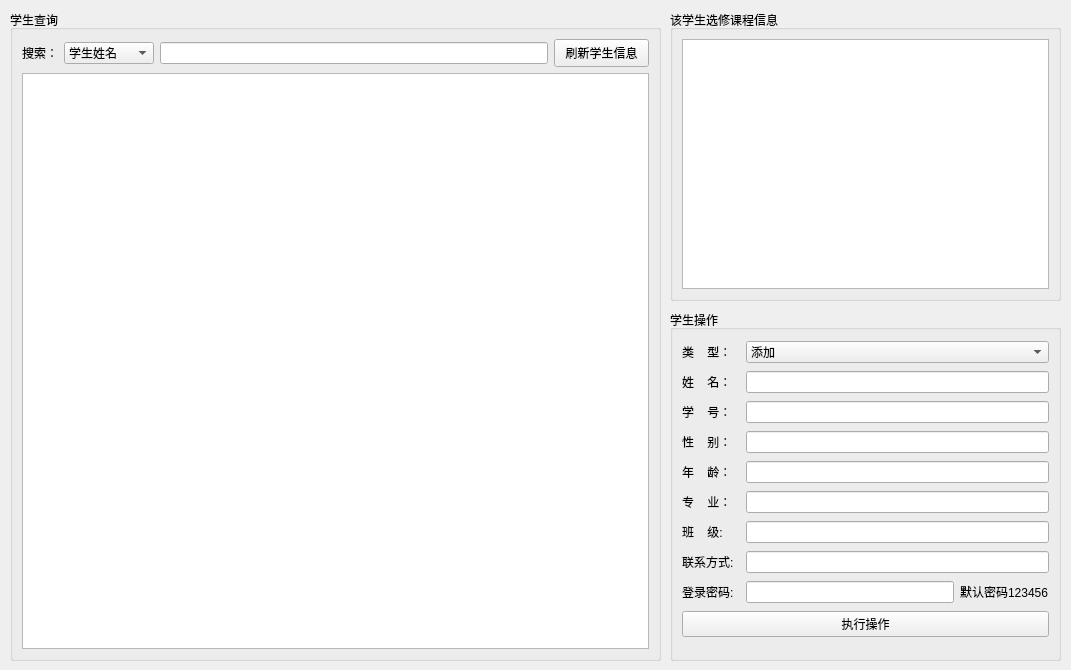
<?xml version="1.0" encoding="UTF-8"?>
<ui version="4.0">
 <class>StuManage</class>
 <widget class="QWidget" name="StuManage">
  <property name="geometry">
   <rect>
    <x>0</x>
    <y>0</y>
    <width>1071</width>
    <height>670</height>
   </rect>
  </property>
  <property name="windowTitle">
   <string>Form</string>
  </property>
  <widget class="QGroupBox" name="groupBox_3">
   <property name="geometry">
    <rect>
     <x>670</x>
     <y>310</y>
     <width>391</width>
     <height>351</height>
    </rect>
   </property>
   <property name="title">
    <string>学生操作</string>
   </property>
   <layout class="QGridLayout" name="gridLayout_2">
    <item row="7" column="0">
     <widget class="QLabel" name="label_10">
      <property name="text">
       <string>联系方式:</string>
      </property>
     </widget>
    </item>
    <item row="0" column="0">
     <widget class="QLabel" name="label">
      <property name="text">
       <string>类    型：</string>
      </property>
     </widget>
    </item>
    <item row="3" column="0">
     <widget class="QLabel" name="label_4">
      <property name="text">
       <string>性    别：</string>
      </property>
     </widget>
    </item>
    <item row="1" column="0">
     <widget class="QLabel" name="label_2">
      <property name="text">
       <string>姓    名：</string>
      </property>
     </widget>
    </item>
    <item row="2" column="0">
     <widget class="QLabel" name="label_3">
      <property name="text">
       <string>学    号：</string>
      </property>
     </widget>
    </item>
    <item row="5" column="0">
     <widget class="QLabel" name="label_6">
      <property name="text">
       <string>专    业：</string>
      </property>
     </widget>
    </item>
    <item row="4" column="0">
     <widget class="QLabel" name="label_5">
      <property name="text">
       <string>年    龄：</string>
      </property>
     </widget>
    </item>
    <item row="6" column="0">
     <widget class="QLabel" name="label_7">
      <property name="text">
       <string>班    级:</string>
      </property>
     </widget>
    </item>
    <item row="8" column="2">
     <widget class="QLineEdit" name="lineEdit_Pwd"/>
    </item>
    <item row="8" column="0">
     <widget class="QLabel" name="label_11">
      <property name="text">
       <string>登录密码:</string>
      </property>
     </widget>
    </item>
    <item row="8" column="3">
     <widget class="QLabel" name="label_12">
      <property name="text">
       <string>默认密码123456</string>
      </property>
     </widget>
    </item>
    <item row="7" column="2" colspan="2">
     <widget class="QLineEdit" name="lineEdit_ContactInfo"/>
    </item>
    <item row="9" column="0" colspan="4">
     <widget class="QPushButton" name="btn_Act">
      <property name="text">
       <string>执行操作</string>
      </property>
     </widget>
    </item>
    <item row="6" column="2" colspan="2">
     <widget class="QLineEdit" name="lineEdit_Class"/>
    </item>
    <item row="5" column="2" colspan="2">
     <widget class="QLineEdit" name="lineEdit_Major"/>
    </item>
    <item row="4" column="2" colspan="2">
     <widget class="QLineEdit" name="lineEdit_Age"/>
    </item>
    <item row="3" column="2" colspan="2">
     <widget class="QLineEdit" name="lineEdit_Sex"/>
    </item>
    <item row="2" column="2" colspan="2">
     <widget class="QLineEdit" name="lineEdit_No"/>
    </item>
    <item row="1" column="2" colspan="2">
     <widget class="QLineEdit" name="lineEdit_Name"/>
    </item>
    <item row="0" column="2" colspan="2">
     <widget class="QComboBox" name="comboBox_ActType">
      <item>
       <property name="text">
        <string>添加</string>
       </property>
      </item>
      <item>
       <property name="text">
        <string>修改</string>
       </property>
      </item>
      <item>
       <property name="text">
        <string>删除</string>
       </property>
      </item>
     </widget>
    </item>
   </layout>
  </widget>
  <widget class="QGroupBox" name="groupBox_1">
   <property name="geometry">
    <rect>
     <x>10</x>
     <y>10</y>
     <width>651</width>
     <height>651</height>
    </rect>
   </property>
   <property name="title">
    <string>学生查询</string>
   </property>
   <layout class="QGridLayout" name="gridLayout">
    <item row="0" column="0">
     <widget class="QLabel" name="label_8">
      <property name="text">
       <string>搜索：</string>
      </property>
     </widget>
    </item>
    <item row="0" column="1">
     <widget class="QComboBox" name="comboBox_SearchType">
      <property name="minimumSize">
       <size>
        <width>90</width>
        <height>21</height>
       </size>
      </property>
      <property name="maximumSize">
       <size>
        <width>130</width>
        <height>16777215</height>
       </size>
      </property>
      <item>
       <property name="text">
        <string>学生姓名</string>
       </property>
      </item>
      <item>
       <property name="text">
        <string>学生学号</string>
       </property>
      </item>
     </widget>
    </item>
    <item row="0" column="2">
     <widget class="QLineEdit" name="lineEdit_Search"/>
    </item>
    <item row="0" column="3">
     <widget class="QPushButton" name="btn_Fresh">
      <property name="minimumSize">
       <size>
        <width>95</width>
        <height>28</height>
       </size>
      </property>
      <property name="text">
       <string>刷新学生信息</string>
      </property>
     </widget>
    </item>
    <item row="1" column="0" colspan="4">
     <widget class="QTableView" name="tableView_Student"/>
    </item>
   </layout>
  </widget>
  <widget class="QGroupBox" name="groupBox_2">
   <property name="geometry">
    <rect>
     <x>670</x>
     <y>10</y>
     <width>391</width>
     <height>291</height>
    </rect>
   </property>
   <property name="title">
    <string>该学生选修课程信息</string>
   </property>
   <layout class="QGridLayout" name="gridLayout_3">
    <item row="0" column="0">
     <widget class="QTableView" name="tableView_SelectedCourse"/>
    </item>
   </layout>
  </widget>
 </widget>
 <resources/>
 <connections/>
</ui>
